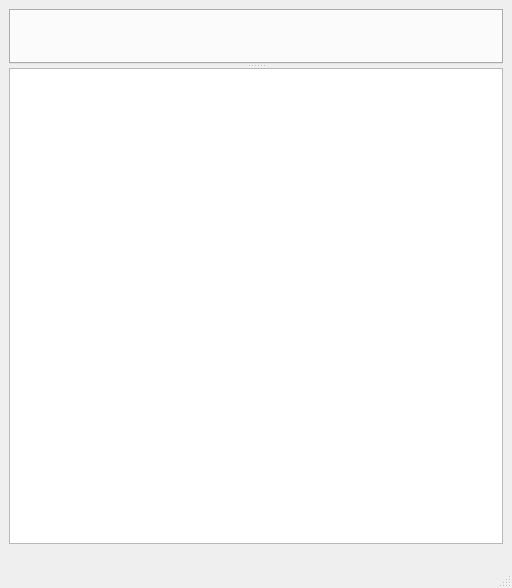
<?xml version="1.0" encoding="UTF-8"?>
<ui version="4.0">
 <class>MainWindow</class>
 <widget class="QMainWindow" name="MainWindow">
  <property name="geometry">
   <rect>
    <x>0</x>
    <y>0</y>
    <width>512</width>
    <height>588</height>
   </rect>
  </property>
  <property name="font">
   <font>
    <family>MonoLisa</family>
    <pointsize>16</pointsize>
   </font>
  </property>
  <property name="windowTitle">
   <string>Azharja</string>
  </property>
  <widget class="QWidget" name="centralwidget">
   <layout class="QGridLayout" name="gridLayout">
    <item row="0" column="0">
     <widget class="QSplitter" name="splitter">
      <property name="orientation">
       <enum>Qt::Vertical</enum>
      </property>
      <widget class="QTabWidget" name="ItemEdit">
       <property name="autoFillBackground">
        <bool>false</bool>
       </property>
       <property name="tabPosition">
        <enum>QTabWidget::North</enum>
       </property>
       <property name="tabShape">
        <enum>QTabWidget::Rounded</enum>
       </property>
       <property name="elideMode">
        <enum>Qt::ElideRight</enum>
       </property>
       <property name="documentMode">
        <bool>false</bool>
       </property>
       <property name="tabsClosable">
        <bool>true</bool>
       </property>
       <property name="tabBarAutoHide">
        <bool>true</bool>
       </property>
       <widget class="QWidget" name="tab_4">
        <attribute name="title">
         <string/>
        </attribute>
        <layout class="QGridLayout" name="gridLayout_4"/>
       </widget>
      </widget>
      <widget class="QListWidget" name="ItemList"/>
     </widget>
    </item>
   </layout>
  </widget>
  <widget class="QMenuBar" name="menubar">
   <property name="geometry">
    <rect>
     <x>0</x>
     <y>0</y>
     <width>512</width>
     <height>35</height>
    </rect>
   </property>
  </widget>
  <widget class="QStatusBar" name="statusbar"/>
 </widget>
 <resources/>
 <connections/>
</ui>
